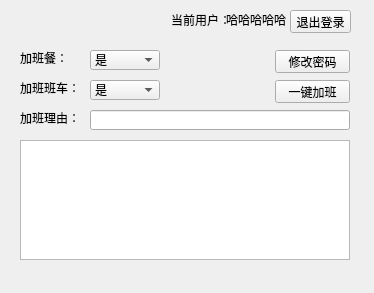
<?xml version="1.0" encoding="UTF-8"?>
<ui version="4.0">
 <class>AddWorkWindow</class>
 <widget class="QMainWindow" name="AddWorkWindow">
  <property name="geometry">
   <rect>
    <x>0</x>
    <y>0</y>
    <width>374</width>
    <height>293</height>
   </rect>
  </property>
  <property name="sizePolicy">
   <sizepolicy hsizetype="Fixed" vsizetype="Fixed">
    <horstretch>0</horstretch>
    <verstretch>0</verstretch>
   </sizepolicy>
  </property>
  <property name="windowTitle">
   <string>一键加班</string>
  </property>
  <property name="windowIcon">
   <iconset>
    <normaloff>Icon.png</normaloff>Icon.png</iconset>
  </property>
  <widget class="QWidget" name="CAddWork">
   <widget class="QLabel" name="Label_User">
    <property name="geometry">
     <rect>
      <x>171</x>
      <y>10</y>
      <width>70</width>
      <height>20</height>
     </rect>
    </property>
    <property name="text">
     <string>当前用户：</string>
    </property>
   </widget>
   <widget class="QLabel" name="Label_CurUser">
    <property name="geometry">
     <rect>
      <x>226</x>
      <y>10</y>
      <width>80</width>
      <height>20</height>
     </rect>
    </property>
    <property name="text">
     <string>哈哈哈哈哈</string>
    </property>
   </widget>
   <widget class="QLabel" name="Label_Dinner">
    <property name="geometry">
     <rect>
      <x>20</x>
      <y>50</y>
      <width>60</width>
      <height>16</height>
     </rect>
    </property>
    <property name="text">
     <string>加班餐：  </string>
    </property>
   </widget>
   <widget class="QLabel" name="Label_Bus">
    <property name="geometry">
     <rect>
      <x>20</x>
      <y>80</y>
      <width>60</width>
      <height>16</height>
     </rect>
    </property>
    <property name="text">
     <string>加班班车：</string>
    </property>
   </widget>
   <widget class="QLabel" name="Label_Reason">
    <property name="geometry">
     <rect>
      <x>20</x>
      <y>110</y>
      <width>60</width>
      <height>16</height>
     </rect>
    </property>
    <property name="text">
     <string>加班理由：</string>
    </property>
   </widget>
   <widget class="QPlainTextEdit" name="Edit_Status">
    <property name="geometry">
     <rect>
      <x>20</x>
      <y>140</y>
      <width>330</width>
      <height>120</height>
     </rect>
    </property>
    <property name="readOnly">
     <bool>true</bool>
    </property>
   </widget>
   <widget class="QLineEdit" name="Edit_Reason">
    <property name="geometry">
     <rect>
      <x>90</x>
      <y>110</y>
      <width>260</width>
      <height>20</height>
     </rect>
    </property>
   </widget>
   <widget class="QComboBox" name="Combo_Dinner">
    <property name="geometry">
     <rect>
      <x>90</x>
      <y>50</y>
      <width>70</width>
      <height>20</height>
     </rect>
    </property>
    <item>
     <property name="text">
      <string>是</string>
     </property>
    </item>
    <item>
     <property name="text">
      <string>否</string>
     </property>
    </item>
   </widget>
   <widget class="QComboBox" name="Combo_Bus">
    <property name="geometry">
     <rect>
      <x>90</x>
      <y>80</y>
      <width>70</width>
      <height>20</height>
     </rect>
    </property>
    <item>
     <property name="text">
      <string>是</string>
     </property>
    </item>
    <item>
     <property name="text">
      <string>否</string>
     </property>
    </item>
   </widget>
   <widget class="QPushButton" name="Btn_ChgPsw">
    <property name="geometry">
     <rect>
      <x>275</x>
      <y>50</y>
      <width>75</width>
      <height>23</height>
     </rect>
    </property>
    <property name="text">
     <string>修改密码</string>
    </property>
   </widget>
   <widget class="QPushButton" name="Btn_AddWork">
    <property name="geometry">
     <rect>
      <x>275</x>
      <y>80</y>
      <width>75</width>
      <height>23</height>
     </rect>
    </property>
    <property name="text">
     <string>一键加班</string>
    </property>
   </widget>
   <widget class="QPushButton" name="Btn_Exit">
    <property name="geometry">
     <rect>
      <x>290</x>
      <y>10</y>
      <width>61</width>
      <height>23</height>
     </rect>
    </property>
    <property name="text">
     <string>退出登录</string>
    </property>
   </widget>
  </widget>
 </widget>
 <tabstops>
  <tabstop>Btn_Exit</tabstop>
  <tabstop>Combo_Dinner</tabstop>
  <tabstop>Combo_Bus</tabstop>
  <tabstop>Edit_Reason</tabstop>
  <tabstop>Btn_ChgPsw</tabstop>
  <tabstop>Btn_AddWork</tabstop>
  <tabstop>Edit_Status</tabstop>
 </tabstops>
 <resources/>
 <connections/>
</ui>
